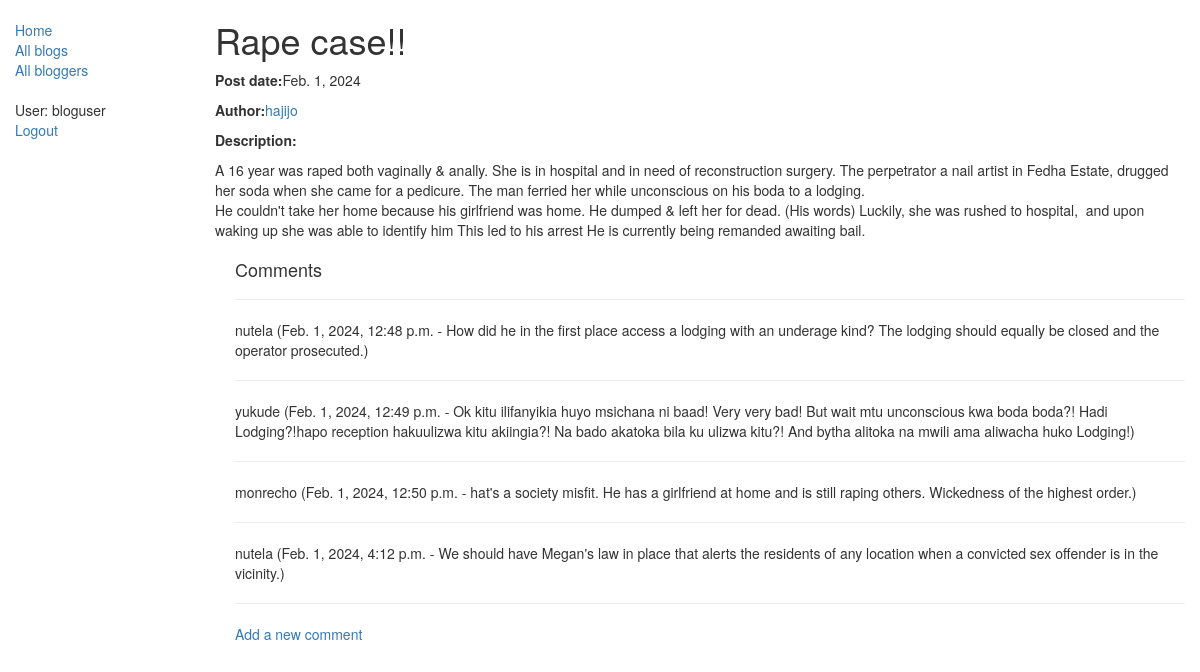
The app's page /blog/1 (signed in) with its own data.
### blog/models.py (models this page shows, shortened)
class BlogPost(models.Model):
    name = models.CharField(max_length=200)
    author = models.ForeignKey(BlogAuthor, on_delete=models.SET_NULL, null=True)
    description = models.TextField(max_length=2000, help_text="Enter your blog text here.")
    post_date = models.DateField(default=date.today)
    class Meta:
        ordering = ["-post_date"]

class BlogAuthor(models.Model):
    user = models.OneToOneField(User, on_delete=models.SET_NULL, null=True)
    bio = models.TextField(max_length=400, help_text="Enter your bio details here.")
    class Meta:
        ordering = ["user","bio"]
    def __str__(self):
        return self.user.username

class Comments(models.Model):
    description = models.TextField(max_length=1000, help_text="Comment about the blog")
    author = models.ForeignKey(User, on_delete=models.RESTRICT, null=True)
    post_date = models.DateTimeField(auto_now_add=True)
    blog = models.ForeignKey(BlogPost, on_delete=models.CASCADE)
    class Meta:
        ordering = ["post_date"]

### blog/views.py (the view)
# urls.py: path('blog/<int:pk>', views.BlogDetailView.as_view(), name='blog-detail'),
class BlogDetailView(generic.DetailView):
    model = BlogPost

### blog/templates/blog/blogpost_detail.html
{% extends "base_generic.html" %}
{% block content %}
    <h1>{{ blogpost.name }}</h1>
    <p><strong>Post date:</strong>{{ blogpost.post_date }}</p>
    <p><strong>Author:</strong><a href="{% url 'blogs-by-author' blogpost.author.pk %}">{{ blogpost.author }}</a></p>
    <p><strong>Description:</strong></p>
    <p style="white-space: pre-wrap;">{{ blogpost.description }}</p>
    <div style="margin-left: 20px;margin-top: 20px;">
        <h4>Comments</h4>
        {% for comment in blogpost.comments_set.all %}
            <hr>
            <p>{{ comment.author }} ({{ comment.post_date }} - {{ comment.description }})</p>
        {% endfor %}
        <hr>
        {% if user.is_authenticated %}
            <a href="{% url 'blog_comment' blogpost.id %}">Add a new comment</a>
        {% else %}
            <p><a href="{% url 'login' %}?next={{ request.path }}">Login</a> to add a new comment</p>
        {% endif %}
    </div>
{% endblock %}

### blog/templates/base_generic.html (shortened to what this page needs)
<!DOCTYPE html>
<html lang="en">
<head>
    <link rel="stylesheet" href="https://maxcdn.bootstrapcdn.com/bootstrap/3.3.7/css/bootstrap.min.css">
    {% load static%}
    <link rel="stylesheet" href="{% static 'css/styles.css' %}">
</head>
<body>
    <div class="container-fluid">
        <div class="row">
            <div class="col-sm-2">
                {% block sidebar %}
                    <ul class="sidebar-nav">
                        <li><a href="{% url 'index' %}">Home</a></li>
                        <li><a href="{% url 'blogs' %}">All blogs</a></li>
                        <li><a href="{% url 'bloggers' %}">All bloggers</a></li>
                    </ul>
                    <ul class="sidebar-nav">
                        {% if user.is_authenticated %}
                            <li>User: {{ user.get_username }}</li>
                            <li><a href="{% url 'logout' %}?next={{request.path}}">Logout</a></li>
                        {% else %}
                            <li><a href="{% url 'login' %}?next={{request.path}}"></a></li>
                        {% endif %}
                    </ul>
                {% endblock %}
            </div>
            <div class="col-sm-10">
                {% block content %}{% endblock %}
            </div>
        </div>
    </div>
</body>
</html>

### blog/static/css/styles.css (style rules this page uses)
.sidebar-nav { margin-top: 20px; padding: 0; list-style: none; }

### records on screen
BlogPost: name "Rape case!!", post_date "Feb. 1, 2024", author "hajijo", description "A 16 year was raped both vaginally & anally. She is in hospital and in need of reconstruction surgery. The perpetrator a nail artist in Fedha Estate, drugged her soda when she came for a pedicure. The man ferried her while unconscious on his boda to a lodging. He couldn't take her home because his girlfriend was home. He dumped & left her for dead. (His words) Luckily, she was rushed to hospital, and upon waking up she was able to identify him This led to his arrest He is currently being remanded awaiting bail."
Comments: author "nutela", post_date "Feb. 1, 2024, 12:48 p.m.", description "How did he in the first place access a lodging with an underage kind? The lodging should equally be closed and the operator prosecuted."
Comments: author "yukude", post_date "Feb. 1, 2024, 12:49 p.m.", description "Ok kitu ilifanyikia huyo msichana ni baad! Very very bad! But wait mtu unconscious kwa boda boda?! Hadi Lodging?!hapo reception hakuulizwa kitu akiingia?! Na bado akatoka bila ku ulizwa kitu?! And bytha alitoka na mwili ama aliwacha huko Lodging!"
Comments: author "monrecho", post_date "Feb. 1, 2024, 12:50 p.m.", description "hat's a society misfit. He has a girlfriend at home and is still raping others. Wickedness of the highest order."
Comments: author "nutela", post_date "Feb. 1, 2024, 4:12 p.m.", description "We should have Megan's law in place that alerts the residents of any location when a convicted sex offender is in the vicinity."

### other values on screen
{{ user.get_username }} "bloguser"
